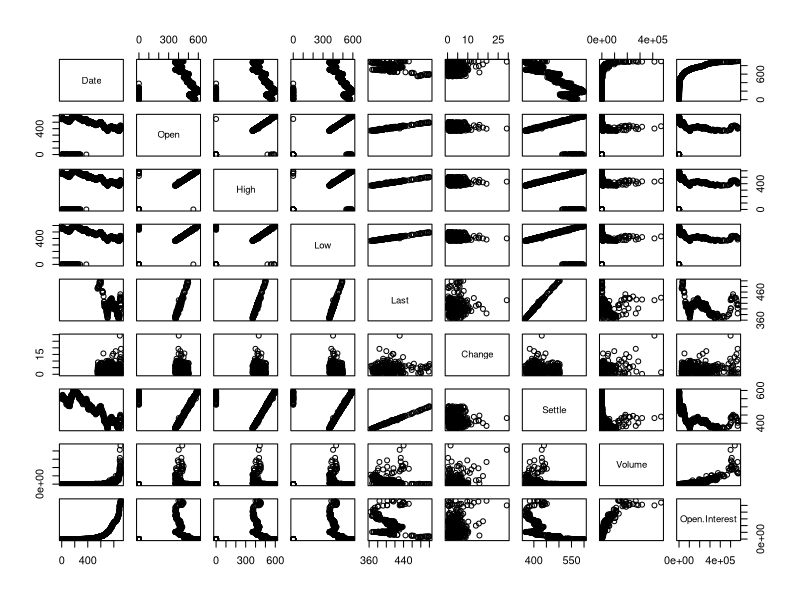

The R source for this figure:
## ---- chunk 1
CZ2015 <- read.csv(file="CME-CZ2015.csv")

head(CZ2015)
tail(CZ2015)
## ---- chunk 2
plot(CZ2015)

